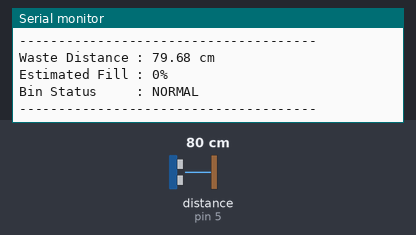
A sketch run on a simulated Arduino Uno, built with avr-gcc and run on an emulated ATmega328P. Shown: the last lines printed to the serial monitor. Wiring (inferred from the names in the program): ultrasonic range finder: trigger pin 4; echo pin 5. The inputs (shaded band) are chosen by the test bench; at power-on: distance to the obstacle (sensor on pin 5) 80 cm. The echo pulse lasts 58.3 µs per cm.

Above: at 1.4 s.
1.5 s: distance to the obstacle (sensor on pin 5) set to 2 cm
At 4.5 s:
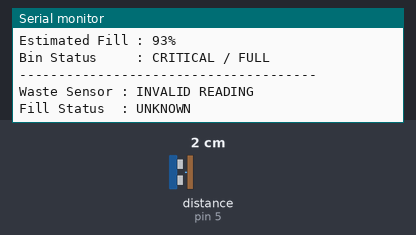
5.1 s: distance to the obstacle (sensor on pin 5) set to 3 cm
At 6.5 s:
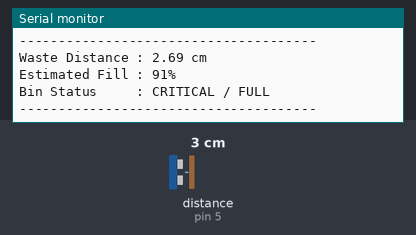
Timing chart, 0 to 8.1 s (numbered marks = the images above; inputs shaded):
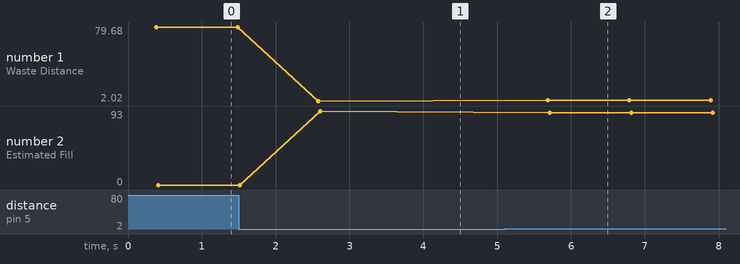

Measured:
- the behaviour switches between 2 and 3 cm on distance to the obstacle (sensor on pin 5) (found by bisection; images 1 and 2)
- after the input at 1.5 s, the serial monitor: prints a new line after 1.1 s (image 1)
- after the input at 5.1 s, the serial monitor: prints a new line after 0.58 s (image 2)
- plotted number 1: 79.68 → 2.02 after the input at 1.5 s, 2.02 → 2.69 after the input at 5.1 s
- plotted number 2: 0 → 93 after the input at 1.5 s, 93 → 91 after the input at 5.1 s

The sketch:

phase7_waste_level.ino
```cpp
/*
 * ============================================================
 * Smart Dustbin - Phase 7
 * Waste-Level Monitoring
 * ============================================================
 *
 * HC-SR04 #2:
 *
 * TRIG -> D4
 * ECHO -> D5
 *
 * Purpose:
 * Detect the amount of waste inside the dustbin.
 *
 * Bin Depth:
 * 30 cm
 *
 * Fill Calculation:
 *
 * Fill % = ((30 - distance) / 30) * 100
 *
 * Status:
 *
 * 0% - 49%   -> NORMAL
 * 50% - 74%  -> MEDIUM
 * 75% - 89%  -> HIGH
 * 90% - 100% -> CRITICAL / FULL
 *
 * ============================================================
 */

const int LEVEL_TRIG_PIN = 4;
const int LEVEL_ECHO_PIN = 5;


// ------------------------------------------------------------
// Bin Configuration
// ------------------------------------------------------------

const float BIN_DEPTH_CM = 30.0;


// ------------------------------------------------------------
// Fill Thresholds
// ------------------------------------------------------------

const int MEDIUM_THRESHOLD = 50;
const int HIGH_THRESHOLD = 75;
const int CRITICAL_THRESHOLD = 90;


// ------------------------------------------------------------
// Read Ultrasonic Distance
// ------------------------------------------------------------

float readWasteDistance()
{
    digitalWrite(
        LEVEL_TRIG_PIN,
        LOW
    );

    delayMicroseconds(2);

    digitalWrite(
        LEVEL_TRIG_PIN,
        HIGH
    );

    delayMicroseconds(10);

    digitalWrite(
        LEVEL_TRIG_PIN,
        LOW
    );


    unsigned long duration =
        pulseIn(
            LEVEL_ECHO_PIN,
            HIGH,
            30000
        );


    // No echo received
    if (duration == 0)
    {
        return -1.0;
    }


    float distance =
        duration * 0.0343 / 2.0;


    // Invalid distance
    if (
        distance < 2.0 ||
        distance > 400.0
    )
    {
        return -1.0;
    }


    return distance;
}


// ------------------------------------------------------------
// Calculate Fill Percentage
// ------------------------------------------------------------

int calculateFillPercentage(
    float distance
)
{
    float fillPercentage =
        (
            (BIN_DEPTH_CM - distance)
            / BIN_DEPTH_CM
        ) * 100.0;


    // Limit to 0 - 100
    if (fillPercentage < 0)
    {
        fillPercentage = 0;
    }


    if (fillPercentage > 100)
    {
        fillPercentage = 100;
    }


    return (int)fillPercentage;
}


// ------------------------------------------------------------
// Determine Bin Status
// ------------------------------------------------------------

String getBinStatus(
    int fillPercentage
)
{
    if (
        fillPercentage >=
        CRITICAL_THRESHOLD
    )
    {
        return "CRITICAL / FULL";
    }


    if (
        fillPercentage >=
        HIGH_THRESHOLD
    )
    {
        return "HIGH";
    }


    if (
        fillPercentage >=
        MEDIUM_THRESHOLD
    )
    {
        return "MEDIUM";
    }


    return "NORMAL";
}


// ------------------------------------------------------------
// Setup
// ------------------------------------------------------------

void setup()
{
    Serial.begin(9600);


    pinMode(
        LEVEL_TRIG_PIN,
        OUTPUT
    );

    pinMode(
        LEVEL_ECHO_PIN,
        INPUT
    );


    digitalWrite(
        LEVEL_TRIG_PIN,
        LOW
    );


    Serial.println();

    Serial.println(
        "======================================"
    );

    Serial.println(
        " SMART DUSTBIN - PHASE 7 TEST"
    );

    Serial.println(
        " WASTE-LEVEL MONITORING"
    );

    Serial.println(
        "======================================"
    );


    Serial.println();

    Serial.println(
        "Sensor : HC-SR04 #2"
    );

    Serial.println(
        "TRIG   : D4"
    );

    Serial.println(
        "ECHO   : D5"
    );


    Serial.println();

    Serial.print(
        "Bin Depth : "
    );

    Serial.print(
        BIN_DEPTH_CM
    );

    Serial.println(" cm");


    Serial.println();

    Serial.println(
        "Fill Thresholds:"
    );

    Serial.println(
        "NORMAL   : < 50%"
    );

    Serial.println(
        "MEDIUM   : 50% - 74%"
    );

    Serial.println(
        "HIGH     : 75% - 89%"
    );

    Serial.println(
        "CRITICAL : >= 90%"
    );


    Serial.println();

    Serial.println(
        "System Ready"
    );

    Serial.println();
}


// ------------------------------------------------------------
// Main Loop
// ------------------------------------------------------------

void loop()
{
    float wasteDistance =
        readWasteDistance();


    // --------------------------------------------------------
    // Invalid Reading
    // --------------------------------------------------------

    if (wasteDistance < 0)
    {
        Serial.println(
            "Waste Sensor : INVALID READING"
        );

        Serial.println(
            "Fill Status  : UNKNOWN"
        );

        Serial.println();

        delay(1000);

        return;
    }


    // --------------------------------------------------------
    // Calculate Fill
    // --------------------------------------------------------

    int fillPercentage =
        calculateFillPercentage(
            wasteDistance
        );


    String binStatus =
        getBinStatus(
            fillPercentage
        );


    // --------------------------------------------------------
    // Display Results
    // --------------------------------------------------------

    Serial.println(
        "--------------------------------------"
    );


    Serial.print(
        "Waste Distance : "
    );

    Serial.print(
        wasteDistance
    );

    Serial.println(" cm");


    Serial.print(
        "Estimated Fill : "
    );

    Serial.print(
        fillPercentage
    );

    Serial.println("%");


    Serial.print(
        "Bin Status     : "
    );

    Serial.println(
        binStatus
    );


    Serial.println(
        "--------------------------------------"
    );

    Serial.println();


    delay(1000);
}
```
